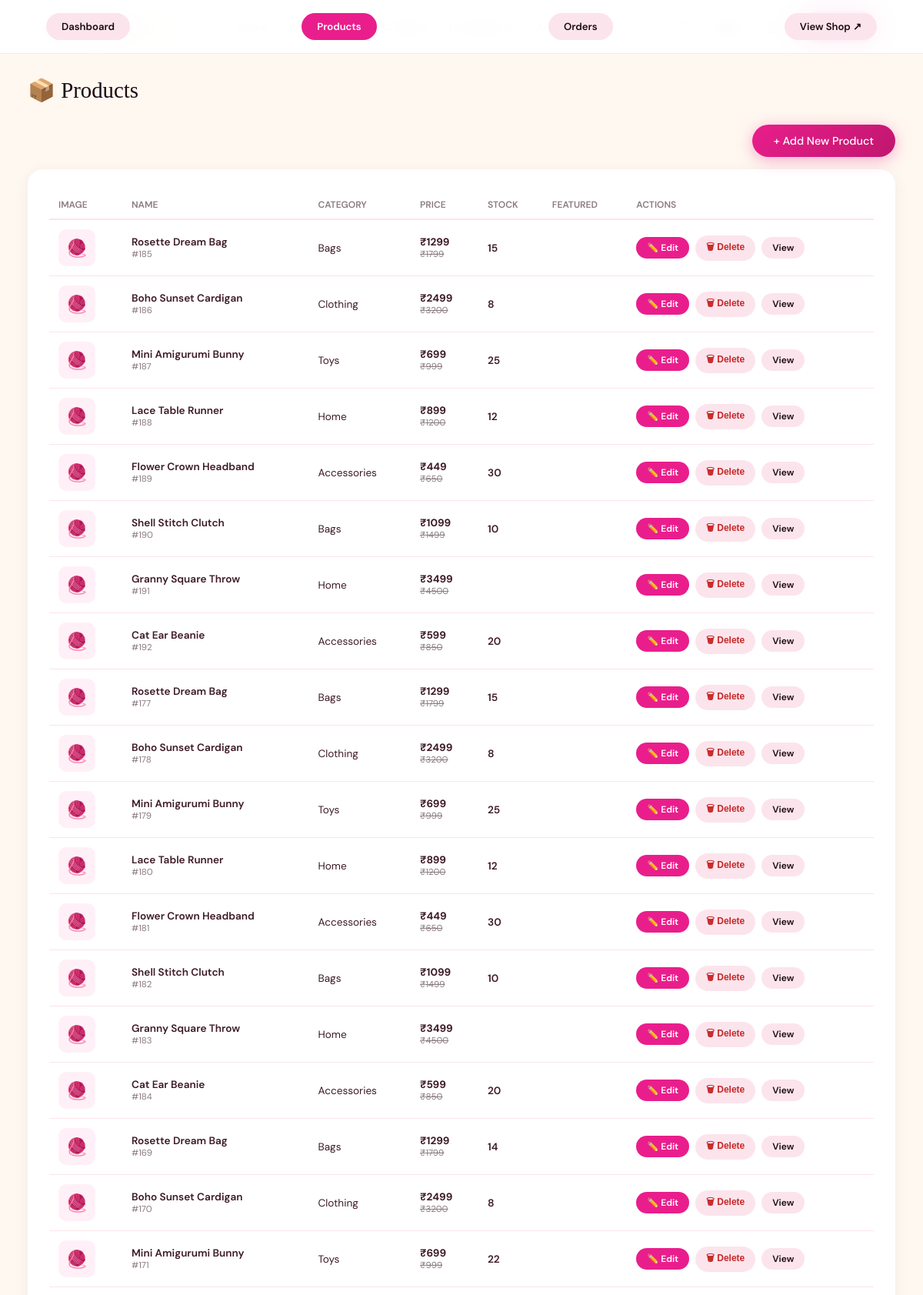
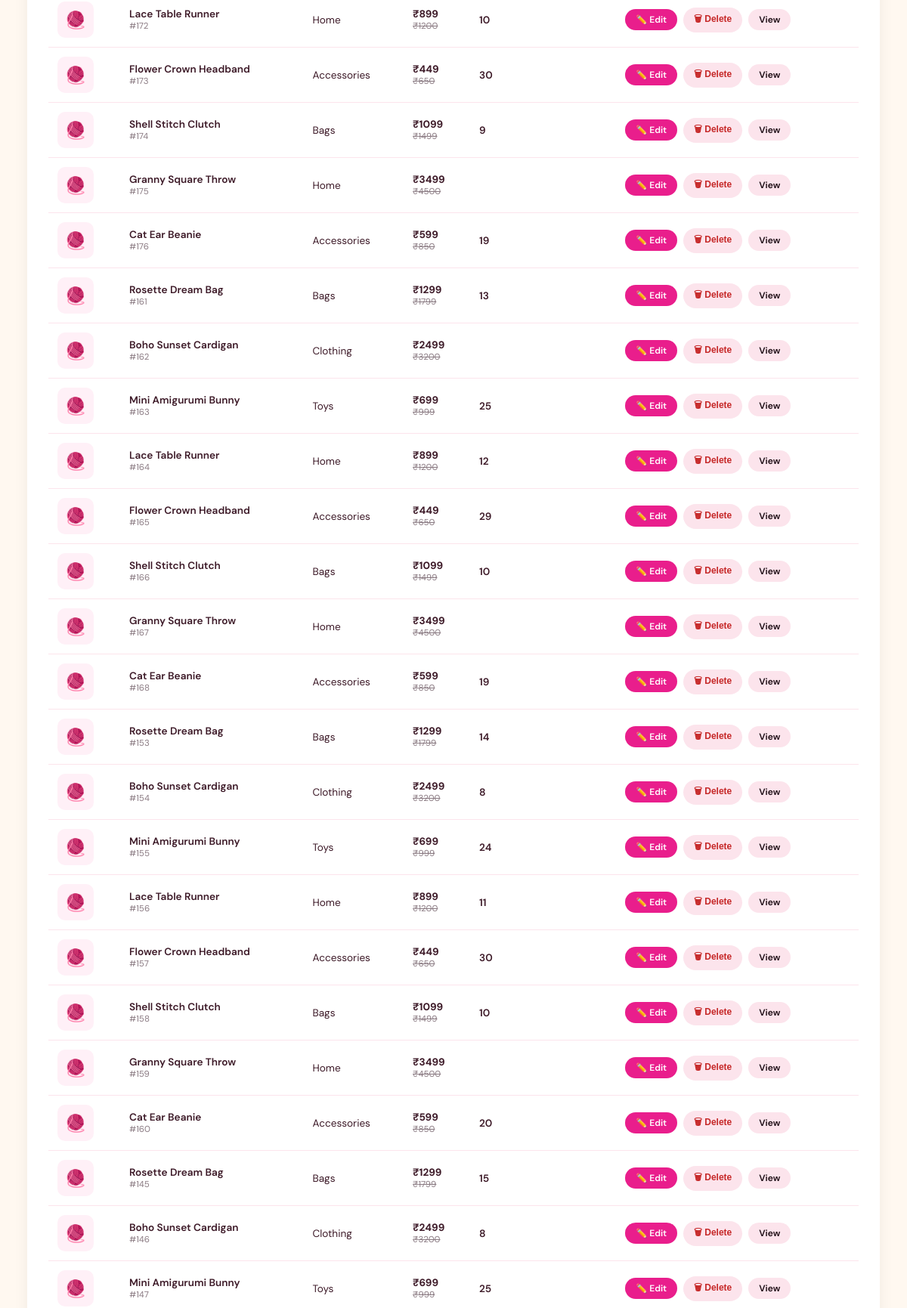
/admin/products (signed in, upper part), run on the app's committed database (2 pictures, top to bottom).
### tables this page shows
CREATE TABLE products (
            id INTEGER PRIMARY KEY AUTOINCREMENT,
            name TEXT NOT NULL,
            description TEXT,
            price REAL NOT NULL,
            original_price REAL,
            category TEXT,
            stock INTEGER DEFAULT 0,
            image TEXT,
            images TEXT DEFAULT '[]',
            is_featured INTEGER DEFAULT 0,
            created_at TIMESTAMP DEFAULT CURRENT_TIMESTAMP
        );

### app.py (the view)
@app.route('/admin/products')
@admin_required
def admin_products():
    db       = get_db()
    products = db.execute("SELECT * FROM products ORDER BY created_at DESC").fetchall()
    db.close()
    return render_template('admin/products.html', products=products, cart_count=0)

### app.py (called while the page is built)
def get_db():
    db = sqlite3.connect('crochet.db')
    db.row_factory = sqlite3.Row
    return db

def admin_required(f):
    @wraps(f)
    def dec(*a, **kw):
        if not session.get('is_admin'):
            flash('Admin access required', 'error')
            return redirect(url_for('index'))
        return f(*a, **kw)
    return dec

### templates/admin/products.html (shortened to what this page needs)
{% extends 'base.html' %}
{% block content %}
<div class="adm">
  <div class="adm-header">
    <div class="adm-title">📦 Products</div>
    <nav class="adm-nav">
      <a href="/admin">Dashboard</a>
      <a href="/admin/products" class="active">Products</a>
      <a href="/admin/orders">Orders</a>
      <a href="/" target="_blank">View Shop ↗</a>
    </nav>
  </div>
  <div style="margin-bottom:16px;text-align:right">
    <a href="/admin/product/add" class="btn btn-primary">+ Add New Product</a>
  </div>
  <div class="adm-section">
    <div style="overflow-x:auto">
    <table class="tbl">
      <thead><tr>
        <th>Image</th><th>Name</th><th>Category</th>
        <th>Price</th><th>Stock</th><th>Featured</th><th>Actions</th>
      </tr></thead>
      <tbody>
      {% for p in products %}
      <tr>
        <td>
          {% if p.image %}
          <img src="/static/images/{{ p.image }}" class="prod-img" alt="{{ p.name }}"
               onerror="this.style.display='none';this.nextElementSibling.style.display='flex'">
          <div class="prod-img" style="display:none">🧶</div>
          {% else %}
          <div class="prod-img">🧶</div>
          {% endif %}
        </td>
        <td>
          <div style="font-weight:600">{{ p.name }}</div>
          <div style="font-size:.72rem;color:var(--gray)">#{{ p.id }}</div>
        </td>
        <td>{{ p.category }}</td>
        <td>
          <strong>₹{{ "%.0f"|format(p.price) }}</strong>
          {% if p.original_price and p.original_price > p.price %}
          <div style="font-size:.72rem;color:var(--gray);text-decoration:line-through">₹{{ "%.0f"|format(p.original_price) }}</div>
          {% endif %}
        </td>
        <td>
          {% if p.stock == 0 %}
          <span class="badge badge-out">Out of Stock</span>
          {% elif p.stock <= 5 %}
          <span class="badge badge-low">Low ({{ p.stock }})</span>
          {% else %}
          <span style="font-weight:600">{{ p.stock }}</span>
          {% endif %}
        </td>
        <td>
        </td>
        <td>
          <div style="display:flex;gap:8px;align-items:center">
            <a href="/admin/product/edit/{{ p.id }}" class="btn-sm btn-pink">✏️ Edit</a>
            <form action="/admin/product/delete/{{ p.id }}" method="POST"
                  onsubmit="return confirm('Delete {{ p.name }}? This cannot be undone.')">
              <button type="submit" class="btn-sm btn-del">🗑 Delete</button>
            </form>
            <a href="/product/{{ p.id }}" target="_blank" class="btn-sm"
               style="background:var(--cream2);color:var(--dark)">View</a>
          </div>
        </td>
      </tr>
      {% endfor %}
      </tbody>
    </table>
    </div>
  </div>
</div>
{% endblock %}

### templates/base.html (style rules this page uses)
:root { --pink:#E91E8C; --pink-light:#f472b6; --pink-pale:#fff0f7; --pink-deep:#c0166e; --cream:#FFF8F0; --cream2:#fce4ec; --gold:#d4af37; --dark:#1a0a12; --text:#3d1a28; --gray:#8a7a82; --white:#ffffff; --radius:16px; --shadow:0 8px 40px rgba(233,30,140,0.15); --shadow2:0 20px 60px rgba(233,30,140,0.25); }
* { margin:0;padding:0;box-sizing:border-box }
html { scroll-behavior:smooth }
body { font-family:'DM Sans',sans-serif;background:var(--cream);color:var(--text);overflow-x:hidden }
a { text-decoration:none;color:inherit }
nav { position:fixed;top:0;left:0;right:0;z-index:1000;background:rgba(255,255,255,.92);backdrop-filter:blur(20px);border-bottom:1px solid rgba(233,30,140,.1);padding:0 5%;height:70px;display:flex;align-items:center;justify-content:space-between;transition:.3s }
.btn { display:inline-flex;align-items:center;gap:8px;padding:12px 28px;border-radius:50px;font-size:.9rem;font-weight:500;cursor:pointer;transition:.3s;border:none;font-family:'DM Sans',sans-serif }
.btn-primary { background:linear-gradient(135deg,var(--pink),var(--pink-deep));color:#fff;box-shadow:0 4px 20px rgba(233,30,140,.35) }

### templates/admin/products.html (style rules this page uses)
.adm { padding:100px 3% 60px;max-width:1300px;margin:0 auto }
.adm-header { display:flex;align-items:center;justify-content:space-between;margin-bottom:28px;flex-wrap:wrap;gap:12px }
.adm-title { font-family:'Playfair Display',serif;font-size:1.8rem;color:var(--dark) }
.adm-nav { display:flex;gap:10px;flex-wrap:wrap }
.adm-nav a { padding:9px 20px;border-radius:50px;font-size:.82rem;font-weight:600;text-decoration:none;transition:.2s }
.adm-nav a.active,.adm-nav a:hover { background:var(--pink);color:#fff }
.adm-nav a { background:var(--cream2);color:var(--dark) }
.adm-section { background:#fff;border-radius:20px;padding:28px;box-shadow:0 4px 20px rgba(0,0,0,.06) }
.tbl { width:100%;border-collapse:collapse;font-size:.85rem }
.tbl th { padding:10px 12px;text-align:left;color:var(--gray);font-weight:600;font-size:.75rem;text-transform:uppercase;border-bottom:2px solid var(--cream2) }
.tbl td { padding:12px;border-bottom:1px solid var(--cream2);vertical-align:middle }
.prod-img { width:48px;height:48px;border-radius:10px;object-fit:cover;background:var(--pink-pale);display:flex;align-items:center;justify-content:center;font-size:1.4rem }
.btn-sm { padding:6px 14px;border-radius:50px;font-size:.75rem;font-weight:600;text-decoration:none;border:none;cursor:pointer;transition:.2s;display:inline-block }
.btn-pink { background:var(--pink);color:#fff }
.btn-del { background:#fce4ec;color:#c62828;border:none }

### data on the page
products: name "Rosette Dream Bag", id "185", category "Bags", price "1299", original_price "1799", stock "15"
products: name "Boho Sunset Cardigan", id "186", category "Clothing", price "2499", original_price "3200", stock "8"
products: name "Mini Amigurumi Bunny", id "187", category "Toys", price "699", original_price "999", stock "25"
products: name "Lace Table Runner", id "188", category "Home", price "899", original_price "1200", stock "12"
products: name "Flower Crown Headband", id "189", category "Accessories", price "449", original_price "650", stock "30"
products: name "Shell Stitch Clutch", id "190", category "Bags", price "1099", original_price "1499", stock "10"
products: name "Granny Square Throw", id "191", category "Home", price "3499", original_price "4500"
products: name "Cat Ear Beanie", id "192", category "Accessories", price "599", original_price "850", stock "20"
products: name "Rosette Dream Bag", id "177", category "Bags", price "1299", original_price "1799", stock "15"
products: name "Boho Sunset Cardigan", id "178", category "Clothing", price "2499", original_price "3200", stock "8"
products: name "Mini Amigurumi Bunny", id "179", category "Toys", price "699", original_price "999", stock "25"
products: name "Lace Table Runner", id "180", category "Home", price "899", original_price "1200", stock "12"
products: name "Flower Crown Headband", id "181", category "Accessories", price "449", original_price "650", stock "30"
products: name "Shell Stitch Clutch", id "182", category "Bags", price "1099", original_price "1499", stock "10"
products: name "Granny Square Throw", id "183", category "Home", price "3499", original_price "4500"
products: name "Cat Ear Beanie", id "184", category "Accessories", price "599", original_price "850", stock "20"
products: name "Rosette Dream Bag", id "169", category "Bags", price "1299", original_price "1799", stock "14"
products: name "Boho Sunset Cardigan", id "170", category "Clothing", price "2499", original_price "3200", stock "8"
products: name "Mini Amigurumi Bunny", id "171", category "Toys", price "699", original_price "999", stock "22"
products: name "Lace Table Runner", id "172", category "Home", price "899", original_price "1200", stock "10"
products: name "Flower Crown Headband", id "173", category "Accessories", price "449", original_price "650", stock "30"
products: name "Shell Stitch Clutch", id "174", category "Bags", price "1099", original_price "1499", stock "9"
products: name "Granny Square Throw", id "175", category "Home", price "3499", original_price "4500"
products: name "Cat Ear Beanie", id "176", category "Accessories", price "599", original_price "850", stock "19"
products: name "Rosette Dream Bag", id "161", category "Bags", price "1299", original_price "1799", stock "13"
products: name "Boho Sunset Cardigan", id "162", category "Clothing", price "2499", original_price "3200"
products: name "Mini Amigurumi Bunny", id "163", category "Toys", price "699", original_price "999", stock "25"
products: name "Lace Table Runner", id "164", category "Home", price "899", original_price "1200", stock "12"
products: name "Flower Crown Headband", id "165", category "Accessories", price "449", original_price "650", stock "29"
products: name "Shell Stitch Clutch", id "166", category "Bags", price "1099", original_price "1499", stock "10"
products: name "Granny Square Throw", id "167", category "Home", price "3499", original_price "4500"
products: name "Cat Ear Beanie", id "168", category "Accessories", price "599", original_price "850", stock "19"
products: name "Rosette Dream Bag", id "153", category "Bags", price "1299", original_price "1799", stock "14"
products: name "Boho Sunset Cardigan", id "154", category "Clothing", price "2499", original_price "3200", stock "8"
products: name "Mini Amigurumi Bunny", id "155", category "Toys", price "699", original_price "999", stock "24"
products: name "Lace Table Runner", id "156", category "Home", price "899", original_price "1200", stock "11"
products: name "Flower Crown Headband", id "157", category "Accessories", price "449", original_price "650", stock "30"
products: name "Shell Stitch Clutch", id "158", category "Bags", price "1099", original_price "1499", stock "10"
products: name "Granny Square Throw", id "159", category "Home", price "3499", original_price "4500"
products: name "Cat Ear Beanie", id "160", category "Accessories", price "599", original_price "850", stock "20"
products: name "Rosette Dream Bag", id "145", category "Bags", price "1299", original_price "1799", stock "15"
products: name "Boho Sunset Cardigan", id "146", category "Clothing", price "2499", original_price "3200", stock "8"
products: name "Mini Amigurumi Bunny", id "147", category "Toys", price "699", original_price "999", stock "25"
